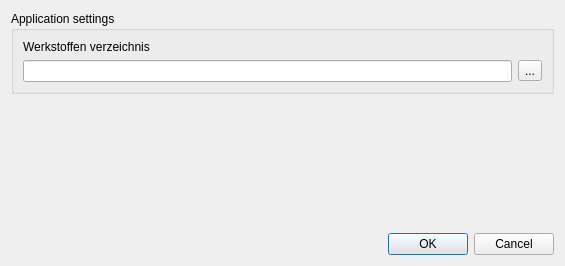
<?xml version="1.0" encoding="UTF-8"?>
<ui version="4.0">
 <class>Settings_Gui</class>
 <widget class="QDialog" name="Settings_Gui">
  <property name="geometry">
   <rect>
    <x>0</x>
    <y>0</y>
    <width>565</width>
    <height>266</height>
   </rect>
  </property>
  <property name="windowTitle">
   <string>Dialog</string>
  </property>
  <layout class="QGridLayout" name="gridLayout_2">
   <item row="2" column="0">
    <widget class="QDialogButtonBox" name="buttonBox">
     <property name="orientation">
      <enum>Qt::Horizontal</enum>
     </property>
     <property name="standardButtons">
      <set>QDialogButtonBox::Cancel|QDialogButtonBox::Ok</set>
     </property>
    </widget>
   </item>
   <item row="1" column="0">
    <spacer name="verticalSpacer">
     <property name="orientation">
      <enum>Qt::Vertical</enum>
     </property>
     <property name="sizeHint" stdset="0">
      <size>
       <width>20</width>
       <height>40</height>
      </size>
     </property>
    </spacer>
   </item>
   <item row="0" column="0">
    <widget class="QGroupBox" name="m_QGroupBox_Mirror">
     <property name="title">
      <string>Application settings</string>
     </property>
     <property name="checked">
      <bool>false</bool>
     </property>
     <layout class="QGridLayout" name="gridLayout">
      <item row="2" column="1">
       <widget class="QToolButton" name="m_QToolButton_MaterialsDirectory">
        <property name="text">
         <string>...</string>
        </property>
       </widget>
      </item>
      <item row="2" column="0">
       <widget class="QLineEdit" name="m_QLineEdit_MaterialsDirectory"/>
      </item>
      <item row="1" column="0">
       <widget class="QLabel" name="label">
        <property name="text">
         <string>Werkstoffen verzeichnis</string>
        </property>
       </widget>
      </item>
     </layout>
    </widget>
   </item>
  </layout>
 </widget>
 <resources/>
 <connections>
  <connection>
   <sender>buttonBox</sender>
   <signal>accepted()</signal>
   <receiver>Settings_Gui</receiver>
   <slot>accept()</slot>
   <hints>
    <hint type="sourcelabel">
     <x>248</x>
     <y>254</y>
    </hint>
    <hint type="destinationlabel">
     <x>157</x>
     <y>274</y>
    </hint>
   </hints>
  </connection>
  <connection>
   <sender>buttonBox</sender>
   <signal>rejected()</signal>
   <receiver>Settings_Gui</receiver>
   <slot>reject()</slot>
   <hints>
    <hint type="sourcelabel">
     <x>316</x>
     <y>260</y>
    </hint>
    <hint type="destinationlabel">
     <x>286</x>
     <y>274</y>
    </hint>
   </hints>
  </connection>
 </connections>
</ui>
